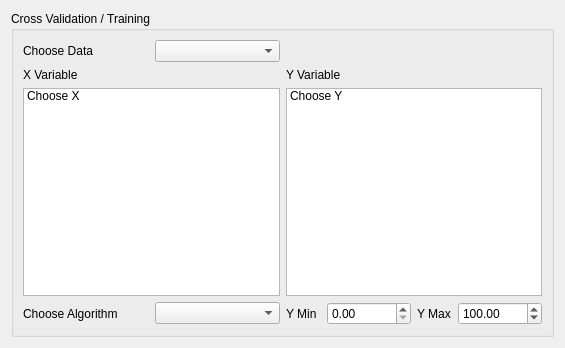
<?xml version="1.0" encoding="UTF-8"?>
<ui version="4.0">
 <class>Form</class>
 <widget class="QWidget" name="Form">
  <property name="geometry">
   <rect>
    <x>0</x>
    <y>0</y>
    <width>565</width>
    <height>348</height>
   </rect>
  </property>
  <property name="windowTitle">
   <string>Form</string>
  </property>
  <layout class="QVBoxLayout" name="verticalLayout_2">
   <item>
    <widget class="QGroupBox" name="groupLayout">
     <property name="title">
      <string>Cross Validation / Training</string>
     </property>
     <layout class="QGridLayout" name="gridLayout">
      <item row="2" column="0">
       <widget class="QListWidget" name="xVariableList">
        <property name="enabled">
         <bool>true</bool>
        </property>
        <property name="sizePolicy">
         <sizepolicy hsizetype="Expanding" vsizetype="Expanding">
          <horstretch>0</horstretch>
          <verstretch>0</verstretch>
         </sizepolicy>
        </property>
        <item>
         <property name="text">
          <string>Choose X</string>
         </property>
        </item>
       </widget>
      </item>
      <item row="4" column="0" colspan="2">
       <layout class="QVBoxLayout" name="algorithmLayout"/>
      </item>
      <item row="2" column="1">
       <widget class="QListWidget" name="yVariableList">
        <property name="sizePolicy">
         <sizepolicy hsizetype="Expanding" vsizetype="Expanding">
          <horstretch>0</horstretch>
          <verstretch>0</verstretch>
         </sizepolicy>
        </property>
        <property name="sortingEnabled">
         <bool>true</bool>
        </property>
        <item>
         <property name="text">
          <string>Choose Y</string>
         </property>
        </item>
       </widget>
      </item>
      <item row="1" column="1">
       <widget class="QLabel" name="yVariableLabel">
        <property name="text">
         <string>Y Variable</string>
        </property>
       </widget>
      </item>
      <item row="1" column="0">
       <widget class="QLabel" name="xVariableLabel">
        <property name="text">
         <string>X Variable</string>
        </property>
       </widget>
      </item>
      <item row="3" column="1">
       <layout class="QHBoxLayout" name="horizontalLayout">
        <item>
         <widget class="QLabel" name="yMinLabel">
          <property name="text">
           <string>Y Min</string>
          </property>
         </widget>
        </item>
        <item>
         <widget class="QDoubleSpinBox" name="yMinDoubleSpinBox">
          <property name="maximum">
           <double>99999999.000000000000000</double>
          </property>
         </widget>
        </item>
        <item>
         <widget class="QLabel" name="yMaxLabel">
          <property name="text">
           <string>Y Max</string>
          </property>
         </widget>
        </item>
        <item>
         <widget class="QDoubleSpinBox" name="yMaxDoubleSpinBox">
          <property name="maximum">
           <double>999999999.000000000000000</double>
          </property>
          <property name="value">
           <double>100.000000000000000</double>
          </property>
         </widget>
        </item>
       </layout>
      </item>
      <item row="3" column="0">
       <layout class="QHBoxLayout" name="horizontalLayout_2">
        <item>
         <widget class="QLabel" name="chooseAlgorithmLabel">
          <property name="text">
           <string>Choose Algorithm</string>
          </property>
         </widget>
        </item>
        <item>
         <widget class="QComboBox" name="chooseAlgorithmComboBox"/>
        </item>
       </layout>
      </item>
      <item row="0" column="0">
       <layout class="QHBoxLayout" name="horizontalLayout_3">
        <item>
         <widget class="QLabel" name="chooseDataLabel">
          <property name="text">
           <string>Choose Data</string>
          </property>
         </widget>
        </item>
        <item>
         <widget class="QComboBox" name="chooseDataComboBox"/>
        </item>
       </layout>
      </item>
     </layout>
    </widget>
   </item>
  </layout>
 </widget>
 <resources/>
 <connections/>
</ui>
